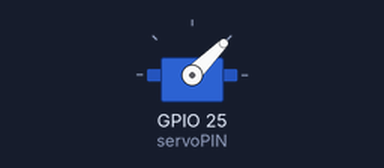
Recording of a program running on a simulated Raspberry Pi (BCM pin numbers). Shown: servo. Servo angles are drawn from the pulse width (0.5 ms = 0°, 2.5 ms = 180°).

Above: at 0.05 s.
At 1.0 s:
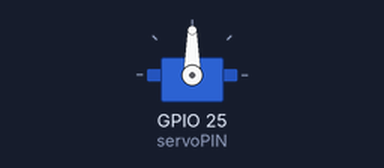
At 2.0 s:
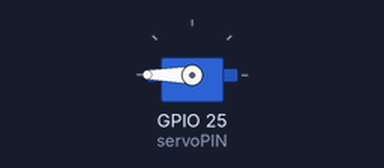
At 4.0 s:
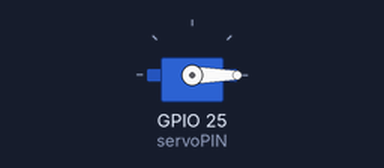
Timing chart, 0 to 5.2 s (numbered marks = the images above):
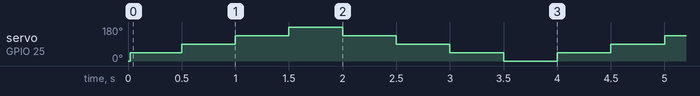

Measured:
- by itself, servo on GPIO 25 (servoPIN): repeats every 4.0 s: 90° 0.50 s, 135° 0.50 s, 180° 0.50 s, 135° 0.50 s, 90° 0.50 s, 45° 0.50 s, 0° 0.50 s, 45° 0.50 s

The program:

RPiServo.py
```python
import RPi.GPIO as GPIO
import time

servoPIN = 25
GPIO.setmode(GPIO.BCM)
GPIO.setup(servoPIN, GPIO.OUT)

p = GPIO.PWM(servoPIN, 50) # GPIO 17 for PWM with 50Hz
p.start(2.5) # Initialization
try:
  while True:
    p.ChangeDutyCycle(5)
    time.sleep(0.5)
    p.ChangeDutyCycle(7.5)
    time.sleep(0.5)
    p.ChangeDutyCycle(10)
    time.sleep(0.5)
    p.ChangeDutyCycle(12.5)
    time.sleep(0.5)
    p.ChangeDutyCycle(10)
    time.sleep(0.5)
    p.ChangeDutyCycle(7.5)
    time.sleep(0.5)
    p.ChangeDutyCycle(5)
    time.sleep(0.5)
    p.ChangeDutyCycle(2.5)
    time.sleep(0.5)
except KeyboardInterrupt:
  p.stop()
  GPIO.cleanup()
```
